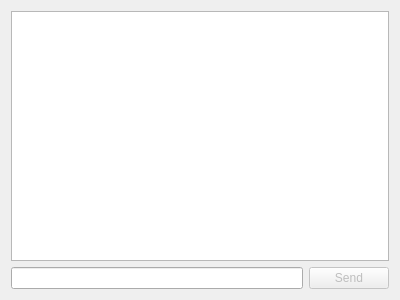
<?xml version="1.0" encoding="UTF-8"?>
<ui version="4.0">
 <class>ChatWidget</class>
 <widget class="QWidget" name="ChatWidget">
  <property name="geometry">
   <rect>
    <x>0</x>
    <y>0</y>
    <width>400</width>
    <height>300</height>
   </rect>
  </property>
  <property name="windowTitle">
   <string>Form</string>
  </property>
  <layout class="QVBoxLayout" name="verticalLayout">
   <item>
    <widget class="QTextEdit" name="chatText">
     <property name="autoFormatting">
      <set>QTextEdit::AutoBulletList</set>
     </property>
     <property name="undoRedoEnabled">
      <bool>false</bool>
     </property>
     <property name="readOnly">
      <bool>true</bool>
     </property>
    </widget>
   </item>
   <item>
    <layout class="QHBoxLayout" name="horizontalLayout">
     <item>
      <widget class="QLineEdit" name="messageText"/>
     </item>
     <item>
      <widget class="QPushButton" name="sendButton">
       <property name="enabled">
        <bool>false</bool>
       </property>
       <property name="text">
        <string>Send</string>
       </property>
      </widget>
     </item>
    </layout>
   </item>
  </layout>
 </widget>
 <tabstops>
  <tabstop>messageText</tabstop>
  <tabstop>sendButton</tabstop>
 </tabstops>
 <resources/>
 <connections>
  <connection>
   <sender>messageText</sender>
   <signal>textChanged(QString)</signal>
   <receiver>ChatWidget</receiver>
   <slot>messageTextChanged(QString)</slot>
   <hints>
    <hint type="sourcelabel">
     <x>31</x>
     <y>274</y>
    </hint>
    <hint type="destinationlabel">
     <x>1</x>
     <y>258</y>
    </hint>
   </hints>
  </connection>
  <connection>
   <sender>sendButton</sender>
   <signal>clicked()</signal>
   <receiver>ChatWidget</receiver>
   <slot>emitSendMessage()</slot>
   <hints>
    <hint type="sourcelabel">
     <x>334</x>
     <y>273</y>
    </hint>
    <hint type="destinationlabel">
     <x>295</x>
     <y>297</y>
    </hint>
   </hints>
  </connection>
  <connection>
   <sender>messageText</sender>
   <signal>returnPressed()</signal>
   <receiver>ChatWidget</receiver>
   <slot>emitSendMessage()</slot>
   <hints>
    <hint type="sourcelabel">
     <x>87</x>
     <y>273</y>
    </hint>
    <hint type="destinationlabel">
     <x>110</x>
     <y>294</y>
    </hint>
   </hints>
  </connection>
 </connections>
 <slots>
  <signal>sendMessage(QString)</signal>
  <slot>emitSendMessage()</slot>
  <slot>messageTextChanged(QString)</slot>
 </slots>
</ui>
